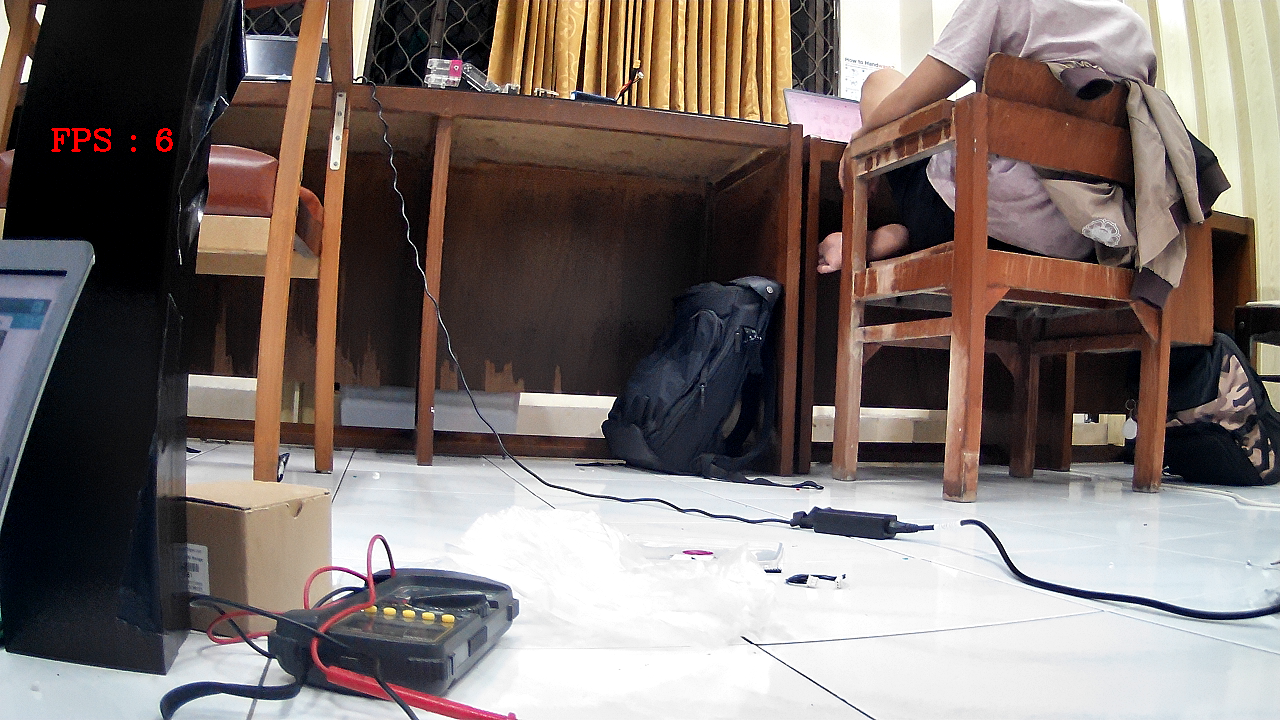
#> input picture alfatih_2023/picture_0.png, 1280 x 720 px, given in place of the camera
$ python victim_safezone_detection.py
#> lines starting #> are read from the running program, lines starting #| are printed output that depends on the picture; after the words box and inside, x2 and y2 are one past the last pixel; in counts of white or black regions, pixels touching at a corner belong together
import numpy as np
import cv2
import math
import time
# Extract Frames
cap = cv2.VideoCapture(0)

hsv_lower = [[0,139,91],
             [62,41,82]]
hsv_upper = [[46,255,255],
             [84,255,255]]
area_lim = [100,100]

# used to record the time when we processed last frame
prev_frame_time = 0

# used to record the time at which we processed current frame
new_frame_time = 0

def empty(a):
    pass


# Define object specific variables
dist = 0
focal = [450,
         570]
pixels = 30
width = [12,13.6]
distance_object = 0
mode = 0

def get_dist(rectange_params,mode):
    # find no of pixels covered
    pixels = rectange_params[1][0]
    # print(pixels)
    # calculate distance
    dist = (width[mode]*focal[mode])/pixels

    return dist


# basic constants for opencv Functs
kernel = np.ones((3, 3), 'uint8')
font = cv2.FONT_HERSHEY_SIMPLEX
org = (0, 20)
fontScale = 0.6
color = (0, 0, 255)
thickness = 2

cv2.namedWindow("HSV")
cv2.resizeWindow("HSV", 300, 550)
cv2.createTrackbar("HUE Min", "HSV", 0, 255, empty)
cv2.createTrackbar("HUE Max", "HSV", 46, 255, empty)
cv2.createTrackbar("SAT Min", "HSV", 139, 255, empty)
cv2.createTrackbar("SAT Max", "HSV", 255, 255, empty)
cv2.createTrackbar("VALUE Min", "HSV", 91, 255, empty)
cv2.createTrackbar("VALUE Max", "HSV", 255, 255, empty)
cv2.createTrackbar("Thresh Min", "HSV", 0, 255, empty)
cv2.createTrackbar("Thresh Max", "HSV", 255, 766, empty)
cv2.createTrackbar("Area", "HSV", 100, 1000, empty)


def stackImages(scale, imgArray):
    rows = len(imgArray)
    cols = len(imgArray[0])
    rowsAvailable = isinstance(imgArray[0], list)
    width = imgArray[0][0].shape[1]
    height = imgArray[0][0].shape[0]
    if rowsAvailable:
        for x in range(0, rows):
            for y in range(0, cols):
                if imgArray[x][y].shape[:2] == imgArray[0][0].shape[:2]:
                    imgArray[x][y] = cv2.resize(
                        imgArray[x][y], (0, 0), None, scale, scale)
                else:
                    imgArray[x][y] = cv2.resize(
                        imgArray[x][y], (imgArray[0][0].shape[1], imgArray[0][0].shape[0]), None, scale, scale)
                if len(imgArray[x][y].shape) == 2:
                    imgArray[x][y] = cv2.cvtColor(
                        imgArray[x][y], cv2.COLOR_GRAY2BGR)
        imageBlank = np.zeros((height, width, 3), np.uint8)
        hor = [imageBlank]*rows
        hor_con = [imageBlank]*rows
        for x in range(0, rows):
            hor[x] = np.hstack(imgArray[x])
        ver = np.vstack(hor)
    else:
        for x in range(0, rows):
            if imgArray[x].shape[:2] == imgArray[0].shape[:2]:
                imgArray[x] = cv2.resize(
                    imgArray[x], (0, 0), None, scale, scale)
            else:
                imgArray[x] = cv2.resize(
                    imgArray[x], (imgArray[0].shape[1], imgArray[0].shape[0]), None, scale, scale)
            if len(imgArray[x].shape) == 2:
                imgArray[x] = cv2.cvtColor(imgArray[x], cv2.COLOR_GRAY2BGR)
        hor = np.hstack(imgArray)
        ver = hor
    return ver

def object_tracking():
    global mode
    global new_frame_time, prev_frame_time
    global distance_obj
    ret, img = cap.read()
#> img is the input picture: shape (720, 1280, 3); mean B, G, R 107, 111.1, 122.5

    # Define the new size (width, height)
    new_width = 640
    new_height = 480
    new_size = (new_width, new_height)

    # Resize the frame
    img = cv2.resize(img, new_size)
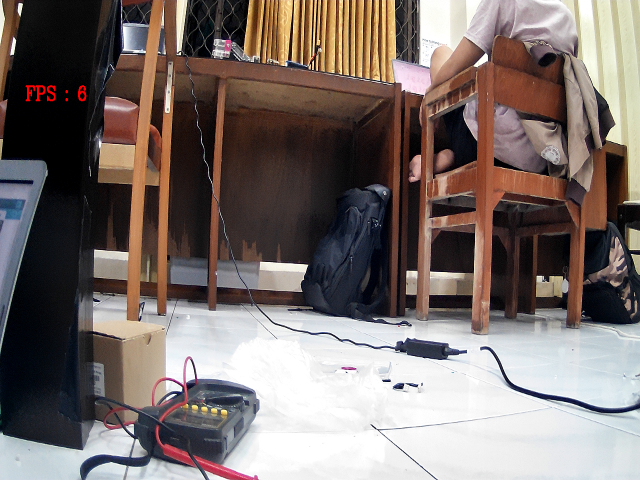
#> img: shape (480, 640, 3); mean B, G, R 107, 111.1, 122.5

    new_frame_time = time.time()
    fps = 1/(new_frame_time-prev_frame_time)
    prev_frame_time = new_frame_time
    fps = int(fps)


    h_min = cv2.getTrackbarPos("HUE Min", "HSV")
    h_max = cv2.getTrackbarPos("HUE Max", "HSV")
    s_min = cv2.getTrackbarPos("SAT Min", "HSV")
    s_max = cv2.getTrackbarPos("SAT Max", "HSV")
    v_min = cv2.getTrackbarPos("VALUE Min", "HSV")
    v_max = cv2.getTrackbarPos("VALUE Max", "HSV")

    # Threshold
    thresh_min = cv2.getTrackbarPos("Thresh Min", "HSV")
    thresh_max = cv2.getTrackbarPos("Thresh Max", "HSV")

    frame_height, frame_width, _ = img.shape
#> frame_height = 480; frame_width = 640
    # print(frame_height, frame_width)
    center_x = int(frame_width / 2)
#> center_x = 320
    center_y = int(frame_height / 2)
#> center_y = 240

    # Area
    area = cv2.getTrackbarPos("Area", "HSV")

    hsv_img = cv2.cvtColor(img, cv2.COLOR_BGR2HSV)
#> hsv_img: shape (480, 640, 3); mean H, S, V 59.6, 70.1, 126.6

    lower = np.array([hsv_lower[mode][0],hsv_lower[mode][1],hsv_lower[mode][2]])
    upper = np.array([hsv_upper[mode][0],hsv_upper[mode][1],hsv_upper[mode][2]])
    mask = cv2.inRange(hsv_img, lower, upper)
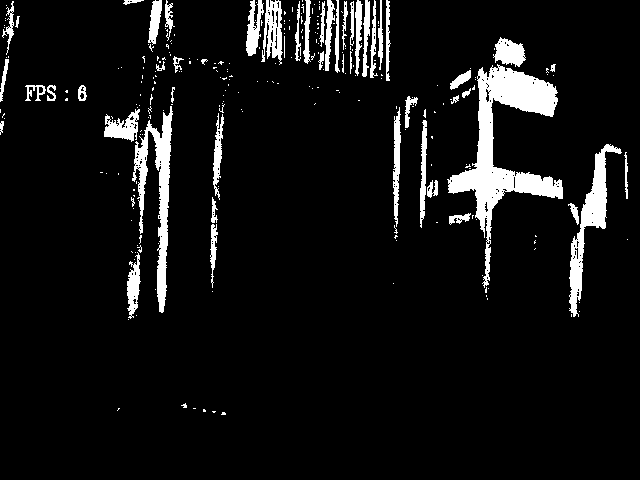
#> mask: shape (480, 640); 7.4% white; 258 white regions (206 under 20 px), largest, box (x1, y1, x2, y2) and area: (447, 64, 563, 288) 6778, (132, 106, 173, 313) 2703, (569, 144, 622, 317) 2244
    thresh = cv2.threshold(mask, thresh_min, thresh_max,
                           cv2.THRESH_BINARY+cv2.THRESH_OTSU)
    d_img = cv2.morphologyEx(mask, cv2.MORPH_OPEN, kernel, iterations=5)
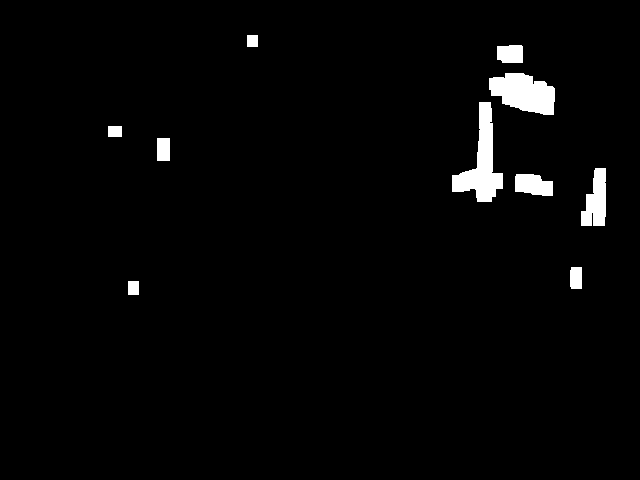
#> d_img: shape (480, 640); 2.4% white; 10 white regions
    cont, hei = cv2.findContours(
        d_img, cv2.RETR_EXTERNAL, cv2.CHAIN_APPROX_SIMPLE)
#> cont = 10 contours; largest, box (x1, y1, x2, y2) and area: (452, 102, 503, 202) 1998, (489, 73, 555, 115) 1862, (581, 168, 606, 226) 925, (515, 174, 553, 196) 620, (497, 45, 523, 63) 400; hei = [[1, -1, -1, -1], [2, 0, -1, -1], [3, 1, -1, -1], [4, 2, -1, -1], [5, 3, -1, -1], [6, 4, -1, -1], [7, 5, -1, -1], [8, 6, -1, -1], [9, 7, -1, -1], [-1, 8, -1, -1]]
    cont = sorted(cont, key=cv2.contourArea, reverse=True)[:1]
#> cont = 1 contour; box (x1, y1, x2, y2) and area: (452, 102, 503, 202) 1998

    for cnt in cont:
        # check for contour area
        if (cv2.contourArea(cnt) > 10 and cv2.contourArea(cnt) < 306000):

            # Draw a rectange on the contour
            rect = cv2.minAreaRect(cnt)
            pixels = rect[1][0]
            # print(pixels)

            if (pixels >= area_lim[mode]):
                x2, y2, w2, h2 = cv2.boundingRect(cnt)
                cx = int(x2 + w2/2)
                cy = int(y2 + h2/2)
                cv2.circle(img, (cx, cy), 5, (0, 255, 0), -1)
                cv2.circle(img, (center_x, center_y), 5, (255, 255, 0), -1)
                cv2.circle(img, (center_x, cy), 5, (0, 255, 0), -1)
                cv2.circle(img, (center_x, frame_height), 5, (0, 255, 0), -1)
                koordinat = np.array([cx,cy])
                img = cv2.line(img,(int(frame_width/2),int(cy)),(int(frame_width/2), int(frame_height)),(255,0,0))
                img = cv2.line(img,(int(cx),int(cy)),(int(center_x), int(cy)),(255,0,0))
                # img = cv2.line(img,(int(frame_width/2),int(frame_height/2)),(int(frame_width/2), int(frame_height)),(255,0,0))
                img = cv2.line(img,(int(cx),int(cy)),(int(frame_width/2), int(frame_height)),(255,0,0))
                if cx < center_x :
                    dist_x = cx - center_x
                else:
                    dist_x = cx - center_x

                dist_y = frame_height - cy

                print("dist x : ", dist_x, end="  ", flush=True)
                print("dist y : ", dist_y, end="  ", flush=True)

                theta = math.degrees(math.atan2(dist_y,dist_x))
                print("theta : ", theta)

                cv2.putText(img, str(koordinat), (cx , cy +30), font,
                            fontScale, color, 1, cv2.LINE_AA)
                cv2.putText(img, str(np.array([center_x,cy])), (center_x+30,cy -20), font,
                            fontScale, color, 1, cv2.LINE_AA)
                cv2.putText(img, str(np.array([center_x,frame_height])), (center_x+30,frame_height -20), font,
                            fontScale, color, 1, cv2.LINE_AA)
                cv2.putText(img, str(np.array(["theta : ",theta])), (center_x - 50,frame_height -50), font,
                            fontScale, color, 1, cv2.LINE_AA)


                box = cv2.boxPoints(rect)
                box = np.int0(box)
                cv2.drawContours(img, [box], -1, (255, 0, 0), 3)
                distance_obj = get_dist(rect,mode)
                # Wrtie n the image
                cv2.putText(img, 'Distance from Camera in CM :',
                            org, font,  1, color, 2, cv2.LINE_AA)
                cv2.putText(img, str(distance_obj), (110, 50), font,
                            fontScale, color, 1, cv2.LINE_AA)
                cv2.putText(img, str(fps), (7, 70), font, 3, (100, 255, 0), 3, cv2.LINE_AA)
#> this loop made 1 pass
#> rect on pass 1: ((477, 151.5), (99, 50), -90)
    img_track = stackImages(1.4, ([img, d_img]))
#> in stackImages, `rows = len(imgArray)`: rows = 2
#> in stackImages, `cols = len(imgArray[0])`: cols = 480
#> in stackImages, `rowsAvailable = isinstance(imgArray[0], list)`: rowsAvailable = False
#> after the loop in stackImages, `for x in range(0, rows):`: imgArray = 2 items
#> in stackImages, `hor = np.hstack(imgArray)`:
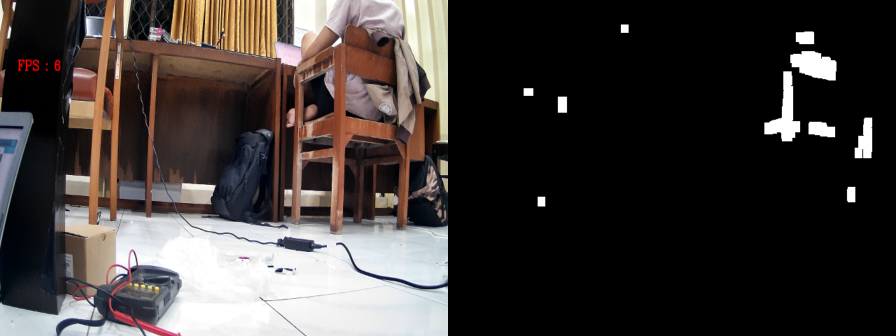
#> hor: shape (672, 1792, 3) (shown at 1/2 size); mean of channels 0, 1, 2 56.5, 58.5, 64.2; drawn as B, G, R
    cv2.imshow('ImageStack', img_track)


# loop to capture video frames
while True:
    object_tracking()
    if cv2.waitKey(1) & 0xFF == ord('q'):
#> (key q is pressed here)
        break

cv2.destroyAllWindows()

$ run again, on alfatih_2023/picture_1.png
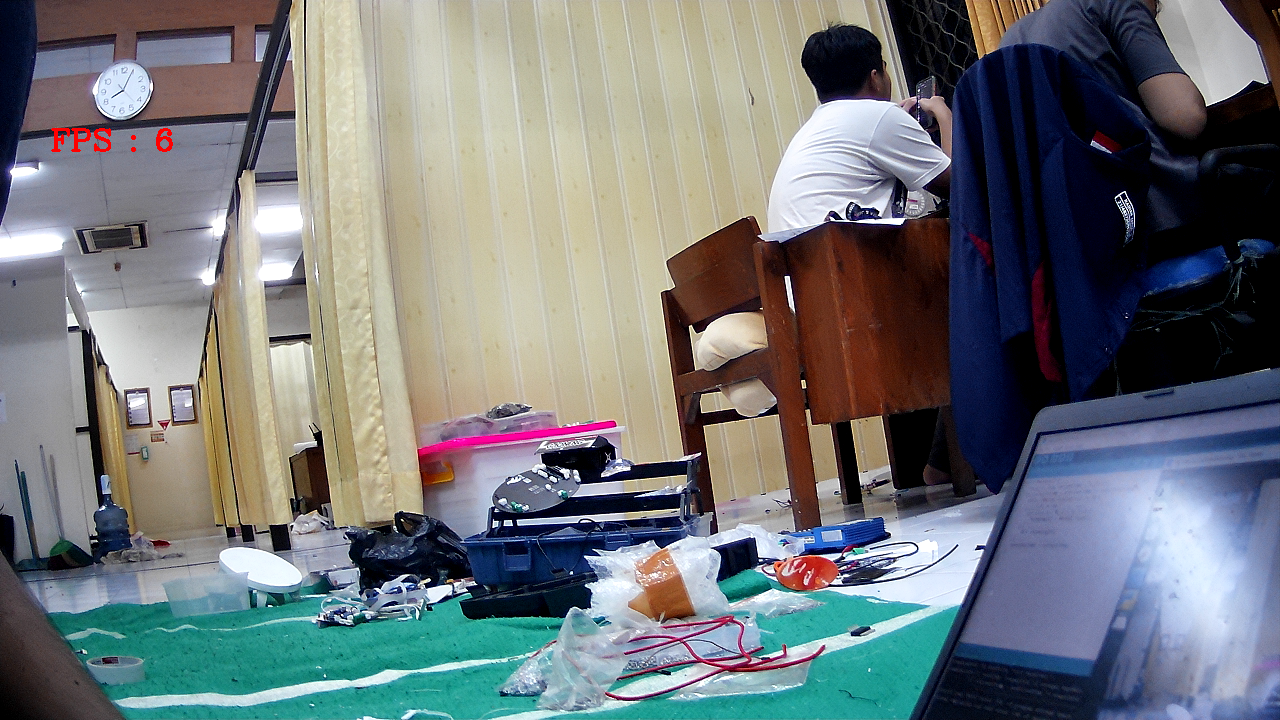
#> input picture alfatih_2023/picture_1.png, 1280 x 720 px, given in place of the camera
#> in object_tracking, img is the input picture: shape (720, 1280, 3); mean B, G, R 121.1, 118.4, 113.4
#> img: shape (480, 640, 3)
#> hsv_img: shape (480, 640, 3); mean H, S, V 73.5, 95.3, 136.4
#> in object_tracking, `mask = cv2.inRange(hsv_img, lower, upper)`:
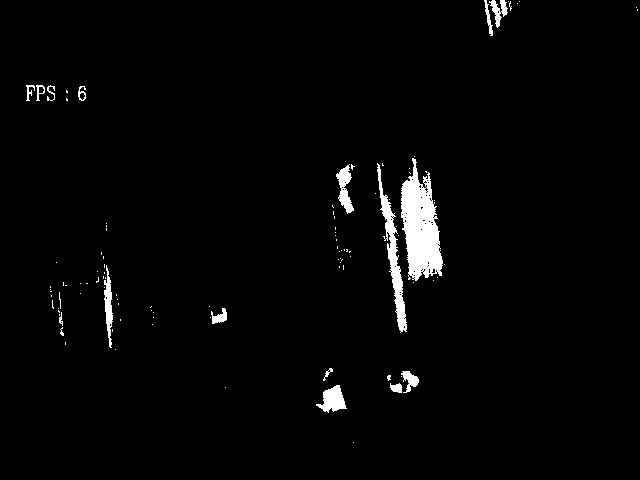
#> mask: shape (480, 640); 2.3% white; 105 white regions (89 under 20 px), largest, box (x1, y1, x2, y2) and area: (401, 158, 443, 281) 3175, (377, 163, 407, 333) 1277, (316, 385, 347, 413) 483
#> d_img: shape (480, 640); 0.92% white; 2 white regions
#> in object_tracking, `cont, hei = cv2.findContours( d_img, cv2.RETR_EXTERNAL, cv2.CHAIN_APPR..`: cont = 2 contours; box (x1, y1, x2, y2) and area: (402, 181, 442, 271) 2302, (324, 389, 344, 409) 333; hei = [[1, -1, -1, -1], [-1, 0, -1, -1]]
#> in object_tracking, `cont = sorted(cont, key=cv2.contourArea, reverse=True)[:1]`: cont = 1 contour; box (x1, y1, x2, y2) and area: (402, 181, 442, 271) 2302
#> the loop in object_tracking, `for cnt in cont:` made 1 pass
#> rect on pass 1: ((420.4, 224.8), (33.48, 90.67), -6.84)
#> rows = 2
#> cols = 480
#> rowsAvailable = False
#> after the loop in stackImages, `for x in range(0, rows):`: imgArray = 2 items
#> in stackImages, `hor = np.hstack(imgArray)`:
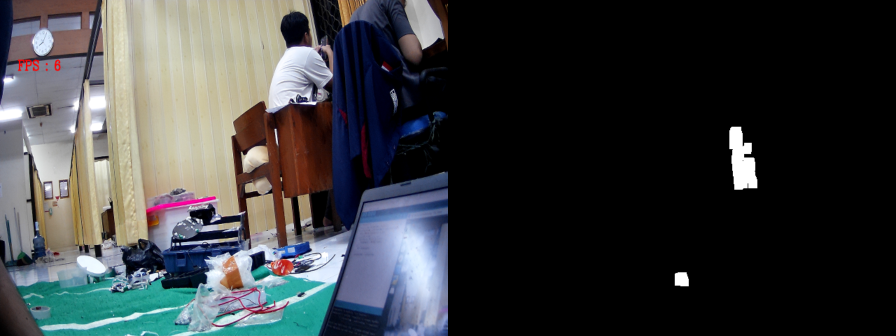
#> hor: shape (672, 1792, 3) (shown at 1/2 size); mean of channels 0, 1, 2 61.7, 60.3, 57.8; drawn as B, G, R
